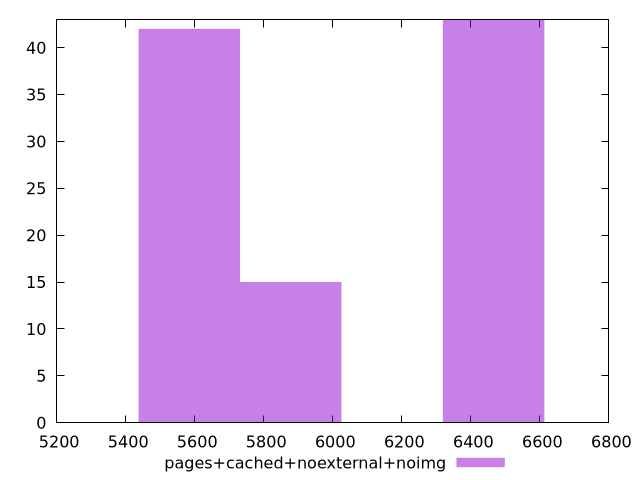

Source code (gnuplot):
$_pagesCachedNoexternalNoimg <<EOF
5584.33156064937 42
5878.243748051968 15
6466.068122857165 43
EOF
set key outside below
set terminal pngcairo
set output "report_00004_2020-11-02T20-21-41.718Z/largest-contentful-paint/pages+cached+noexternal+noimg//raw_hist.png"
set yrange [0:43]
set boxwidth 293.9121874025984
set style fill transparent solid 0.5 noborder
plot $_pagesCachedNoexternalNoimg title "pages+cached+noexternal+noimg" with boxes ,
